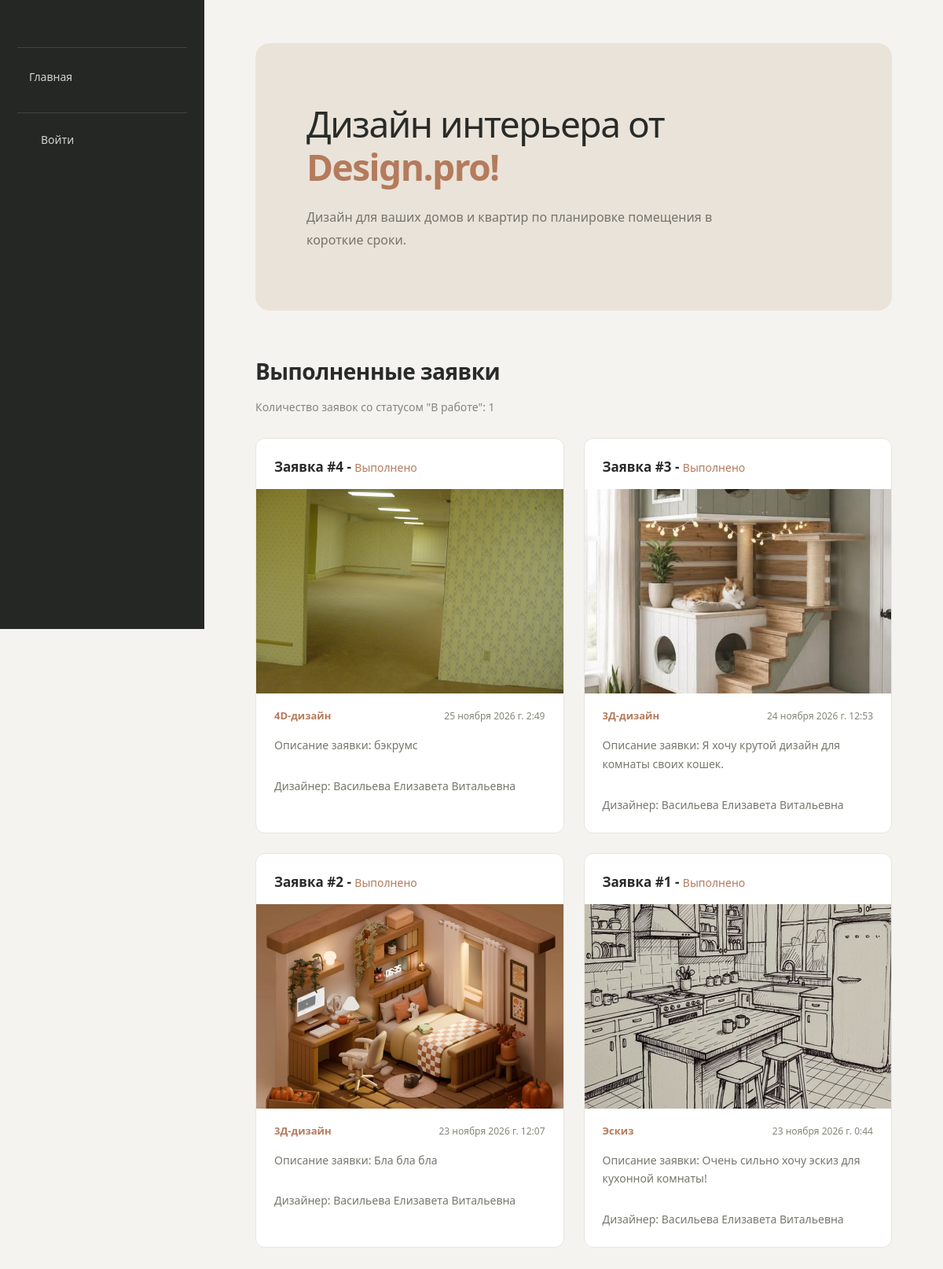
/creative_space/, run on an earlier commit of the app's database.
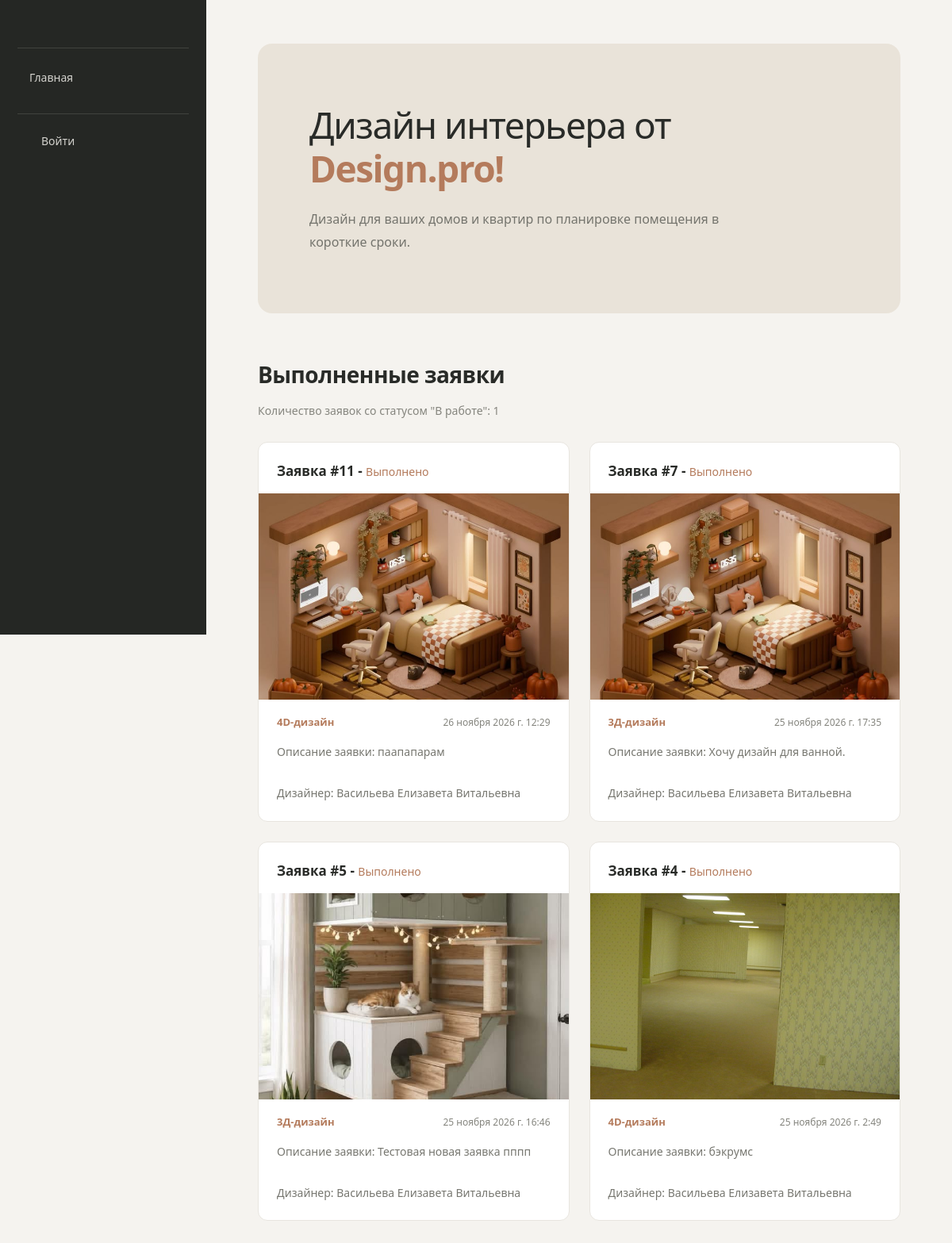
And on a later commit of the database.
### creative_space/models.py (models this page shows, shortened)
class Submission(models.Model):
    client = models.ForeignKey(Client, verbose_name="Клиент", on_delete=models.SET_NULL, null=True)
    category = models.ForeignKey(Category, verbose_name="Категория",on_delete=models.CASCADE, help_text="Категория заявки (что требуется сделать по заявке)")
    description = models.TextField("Описание", help_text="Предпочтения и пожелания к дизайну.")
    floor_plan=models.ImageField(
        "План помещения",
        upload_to='floor_plan/%Y/%m',
        help_text="План помещения.",
        validators=[
            FileExtensionValidator(
                allowed_extensions=['png', 'jpg', 'jpeg', 'bmp'],
                message="Допустимые форматы: JPG, JPEG, PNG, BMP.",),
            validate_image_size,],
        )
    created_at = models.DateTimeField(auto_now_add=True, help_text="Дата создания заявки")
    WORK_STATUS = [
        ('n', 'Новый'),
        ('w', 'В работе'),
        ('r', "Выполнено"),
    ]
    status = models.CharField("Статус заявки", max_length=1, choices=WORK_STATUS, default='n')

class Design(models.Model):
    designer = models.ForeignKey(Client, verbose_name="Дизайнер",on_delete=models.SET_NULL, null=True)
    design_photo = models.ImageField("Дизайн", upload_to='design_photos/%Y/%m', blank=True, null=True, help_text="Фотография готового дизайна (заявка получит статус 'Выполненно').")
    comment = models.TextField("Комментарий", blank=True, null=True, help_text="Введите комментарий по заявке (заявка получит статус 'В работе')")
    submission = models.OneToOneField(Submission, on_delete=models.SET_NULL, null=True, help_text="Заявка, для которой нужен дизайн.")

class Category(models.Model):
    name = models.CharField("Категория", max_length=50, help_text="Категория заявки.")
    class Meta:
        ordering = ('name',)
    def __str__(self):
        return self.name

class Client(models.Model):
    user = models.OneToOneField(User, verbose_name="Пользователь", on_delete=models.CASCADE)
    patronymic = models.CharField("Отчество", max_length=100, blank=True)
    is_agree_to_processing_data = models.BooleanField("Согласие на обработку данных", default=False)
    class Meta:
        ordering = ('user__last_name',)
    def __str__(self):
        if self.patronymic:
            return  f'{self.user.last_name} {self.user.first_name} {self.patronymic}'
        elif self.user.first_name or self.user.last_name:
            return f'{self.user.last_name} {self.user.first_name}'
        else:
            return f'{self.user.username}'

### creative_space/views.py (the view)
# urls.py: path('', views.index, name='index'),
def index (request):
    num_submissions = Submission.objects.filter(status__exact='w').count()
    submission_ready_list = Submission.objects.filter(status__exact='r').order_by('-created_at')[:4]
    return render(request, 'creative_space/index.html', {'num_submissions': num_submissions, 'submission_ready_list': submission_ready_list,} )

### creative_space/templates/creative_space/index.html (shortened to what this page needs)
{% extends "base_generic.html" %}
{% block content %}
    <section class="hero">
        <h1>Дизайн интерьера от <span class="logo">Design.pro!</span></h1>
        <p>Дизайн для ваших домов и квартир по планировке помещения в короткие сроки.</p>
    </section>
    <section class="submissions_list">
        <h2>Выполненные заявки</h2>
        <p>Количество заявок со статусом "В работе": {{num_submissions}}</p>
        <div class="submissions">
            {% if submission_ready_list %}
                {% for submission in submission_ready_list %}
                    <div class="submission">
                        <h3>Заявка #{{submission.id}} - <span class="status">{{submission.get_status_display}}</span></h3>
                        <div class="design-photo"><img src="{{submission.design.design_photo.url}}" alt="Готовая работа"></div>
                        <div class="submission-info">
                            <p>{{submission.category}}</p>
                            <time>{{submission.created_at}}</time>
                        </div>
                        <p>Описание заявки: {{submission.description}}</p>
                        <p>Дизайнер: {{submission.design.designer}}</p>
                    </div>
                {% endfor %}
            {% else %}
                <p>Дизайнов со статусом "Выполнено" не было.</p>
            {% endif %}
        </div>
    </section>
{% endblock %}

What changed in the data, as far as the page shows it:
no longer on this page (row unchanged): Submission: id "3", status "Выполнено", design.design_photo (picture), category "3Д-дизайн", created_at "24 ноября 2026 г. 12:53", description "Я хочу крутой дизайн для комнаты своих кошек.", design.designer "Васильева Елизавета Витальевна"
no longer on this page (row unchanged): Submission: id "2", status "Выполнено", design.design_photo (picture), category "3Д-дизайн", created_at "23 ноября 2026 г. 12:07", description "Бла бла бла", design.designer "Васильева Елизавета Витальевна"
no longer on this page (row unchanged): Submission: id "1", status "Выполнено", design.design_photo (picture), category "Эскиз", created_at "23 ноября 2026 г. 0:44", description "Очень сильно хочу эскиз для кухонной комнаты!", design.designer "Васильева Елизавета Витальевна"
added Submission: id "11", status "Выполнено", design.design_photo (picture), category "4D-дизайн", created_at "26 ноября 2026 г. 12:29", description "паапапарам", design.designer "Васильева Елизавета Витальевна"
now on this page (row edited): Submission: id "7", status "Выполнено", design.design_photo (picture), category "3Д-дизайн", created_at "25 ноября 2026 г. 17:35", description "Хочу дизайн для ванной.", design.designer "Васильева Елизавета Витальевна"
now on this page (row edited): Submission: id "5", status "Выполнено", design.design_photo (picture), category "3Д-дизайн", created_at "25 ноября 2026 г. 16:46", description "Тестовая новая заявка пппп", design.designer "Васильева Елизавета Витальевна"
